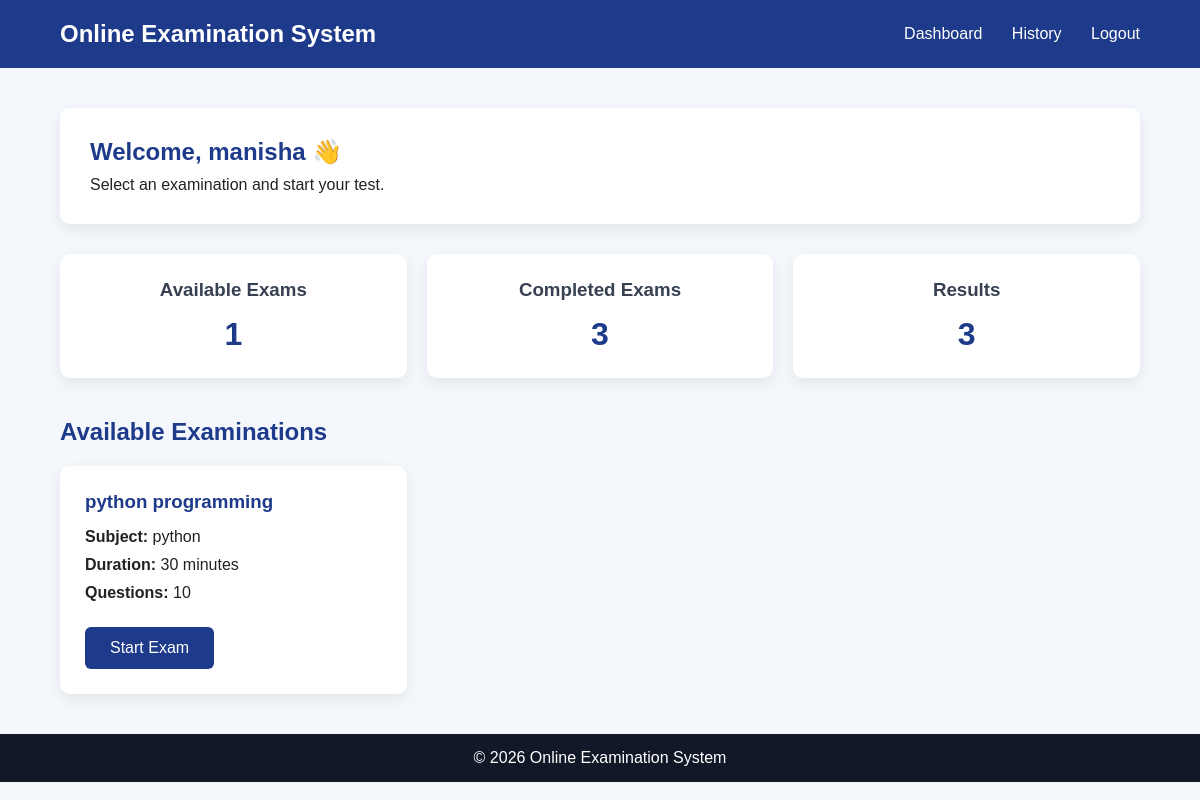
/dashboard (signed in), run on the app's committed database.
### tables this page shows
CREATE TABLE exams (
            id INTEGER PRIMARY KEY AUTOINCREMENT,
            title TEXT NOT NULL,
            subject TEXT NOT NULL,
            duration INTEGER NOT NULL,
            total_questions INTEGER NOT NULL
        );

### app.py (the view)
@app.route("/dashboard")
def dashboard():
    if "user_id" not in session:
        return redirect(url_for("login"))
    conn = get_db_connection()
    exams = conn.execute(
        "SELECT * FROM exams"
    ).fetchall()
    completed = conn.execute(
        """
        SELECT COUNT(*) AS count
        FROM results
        WHERE user_id = ?
        """,
        (session["user_id"],)
    ).fetchone()
    conn.close()
    total_exams = len(exams)
    completed_exams = completed["count"]
    return render_template(
        "dashboard.html",
        user_name=session["user_name"],
        exams=exams,
        total_exams=total_exams,
        completed_exams=completed_exams
    )

### app.py (called while the page is built)
def get_db_connection():
    conn = sqlite3.connect(DATABASE)
    conn.row_factory = sqlite3.Row
    return conn

### templates/dashboard.html (shortened to what this page needs)
<!DOCTYPE html>
<html lang="en">
<head>
    <link rel="stylesheet"
          href="{{ url_for('static', filename='css/style.css') }}">
</head>
<body>
    <header>
        <h1>Online Examination System</h1>
        <nav>
            <a href="/dashboard">Dashboard</a>
            <a href="/history">History</a>
            <a href="/logout">Logout</a>
        </nav>
    </header>
    <main class="dashboard">
        <div class="welcome">
            <h2>Welcome, {{ user_name }} 👋</h2>
            <p>
                Select an examination and start your test.
            </p>
        </div>
        <div class="dashboard-cards">
            <div class="dashboard-card">
                <h3>Available Exams</h3>
                <p>{{ total_exams }}</p>
            </div>
            <div class="dashboard-card">
                <h3>Completed Exams</h3>
                <p>{{ completed_exams }}</p>
            </div>
            <div class="dashboard-card">
                <h3>Results</h3>
                <p>{{ completed_exams }}</p>
            </div>
        </div>
        <section class="exam-section">
            <h2>Available Examinations</h2>
            {% if exams %}
                <div class="exam-container">
                    {% for exam in exams %}
                        <div class="exam-card">
                            <h3>{{ exam["title"] }}</h3>
                            <p>
                                <strong>Subject:</strong>
                                {{ exam["subject"] }}
                            </p>
                            <p>
                                <strong>Duration:</strong>
                                {{ exam["duration"] }} minutes
                            </p>
                            <p>
                                <strong>Questions:</strong>
                                {{ exam["total_questions"] }}
                            </p>
                            <a href="/instructions/{{ exam['id'] }}"
                               class="btn">
                                Start Exam
                            </a>
                        </div>
                    {% endfor %}
                </div>
            {% else %}
                <div class="no-exam">
                    <p>
                        No examinations are currently available.
                    </p>
                </div>
            {% endif %}
        </section>
    </main>
    <footer>
        <p>
            © 2026 Online Examination System
        </p>
    </footer>
</body>
</html>

### static/css/style.css (style rules this page uses)
* { margin: 0; padding: 0; box-sizing: border-box; }
body { font-family: Arial, sans-serif; background: #f4f7fb; color: #222; }
header { background: #1e3a8a; color: white; padding: 20px 60px; display: flex; justify-content: space-between; align-items: center; }
header h1 { font-size: 24px; }
nav a { color: white; text-decoration: none; margin-left: 25px; }
.btn { background: #1e3a8a; color: white; padding: 12px 25px; text-decoration: none; border-radius: 6px; }
footer { text-align: center; padding: 15px; background: #111827; color: white; }
.dashboard { width: 90%; max-width: 1200px; margin: 40px auto; }
.welcome { background: white; padding: 30px; border-radius: 10px; margin-bottom: 30px; box-shadow: 0 5px 15px rgba(0, 0, 0, 0.08); }
.welcome h2 { color: #1e3a8a; margin-bottom: 10px; }
.dashboard-cards { display: grid; grid-template-columns: repeat(3, 1fr); gap: 20px; margin-bottom: 40px; }
.dashboard-card { background: white; padding: 25px; border-radius: 10px; text-align: center; box-shadow: 0 5px 15px rgba(0, 0, 0, 0.08); }
.dashboard-card h3 { margin-bottom: 15px; color: #374151; }
.dashboard-card p { font-size: 32px; font-weight: bold; color: #1e3a8a; }
.exam-section h2 { margin-bottom: 20px; color: #1e3a8a; }
.exam-container { display: grid; grid-template-columns: repeat(3, 1fr); gap: 20px; }
.exam-card { background: white; padding: 25px; border-radius: 10px; box-shadow: 0 5px 15px rgba(0, 0, 0, 0.08); }
.exam-card h3 { color: #1e3a8a; margin-bottom: 15px; }
.exam-card p { margin: 10px 0; }
.exam-card .btn { display: inline-block; margin-top: 15px; }

### data on the page
exams: title "python programming", subject "python", duration "30", total_questions "10"

### other printed values
{{ user_name }} "manisha"
{{ total_exams }} "1"
{{ completed_exams }} "3"
